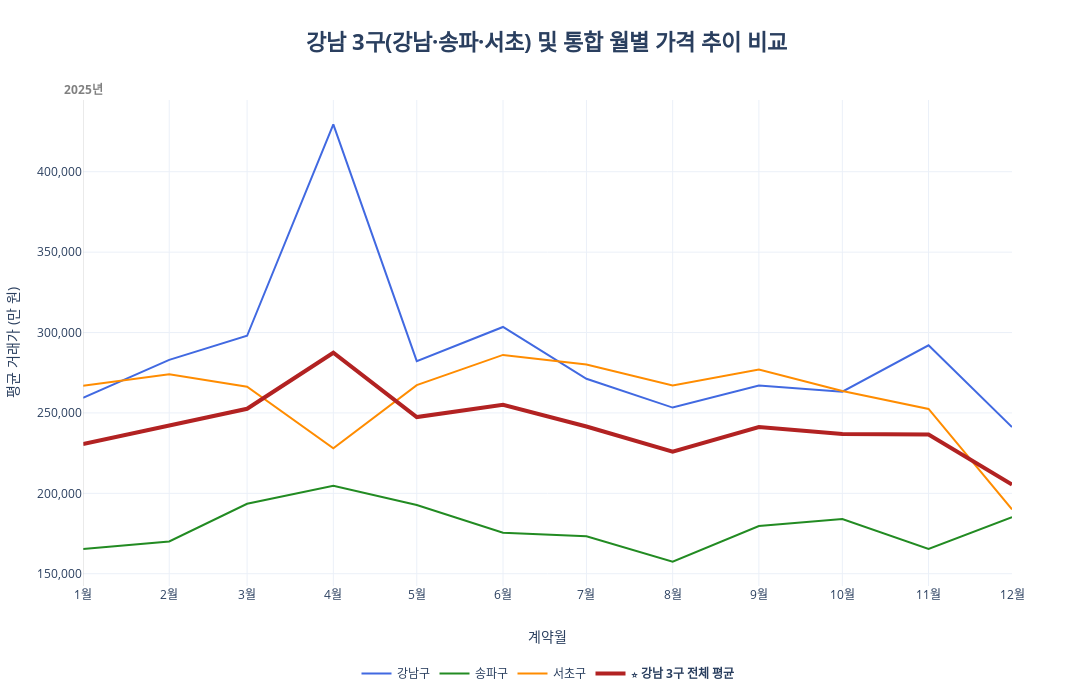

Source (notebook cell):
### Code cell
# 2025년 강남3구 개별 및 전체 월별 가격 추이

# 1. trend_gu_monthly 데이터에서 2025년 데이터만 쏙 뽑아옵니다.
data_2025 = trend_gu_monthly.loc['2025'] 

# 2. 함수를 실행할 때 위에서 뽑은 '2025년 데이터'를 넣어줍니다.
my_chart = draw_trend_graph(data_2025) 

# 3. 저장된 변수를 호출하여 그래프를 보여줍니다.
my_chart.show()
